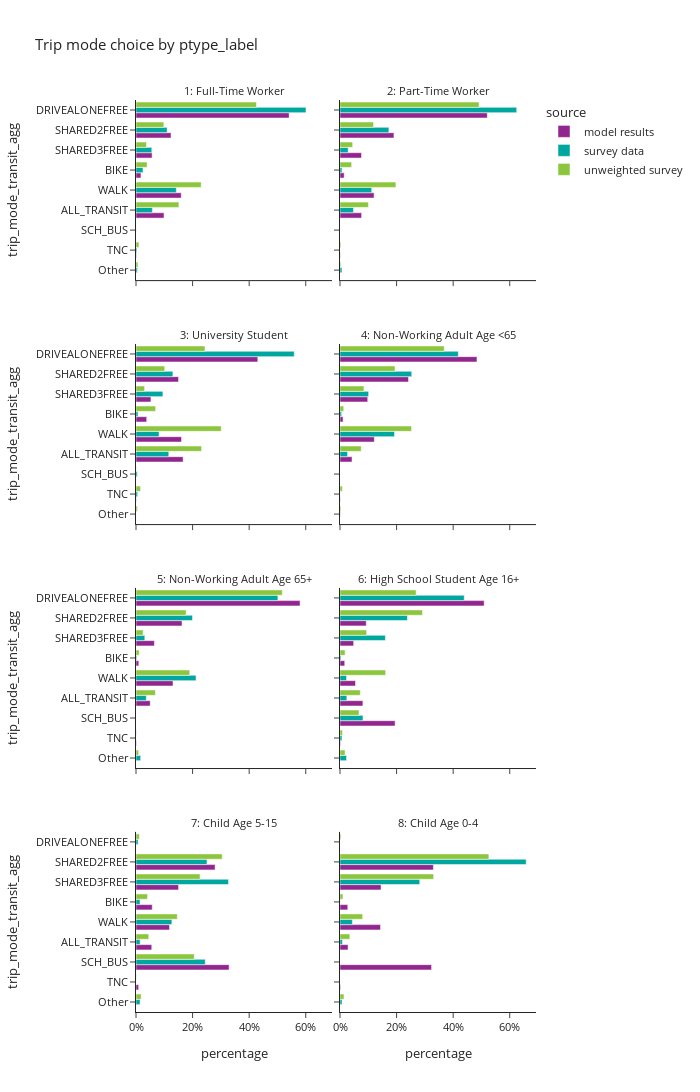
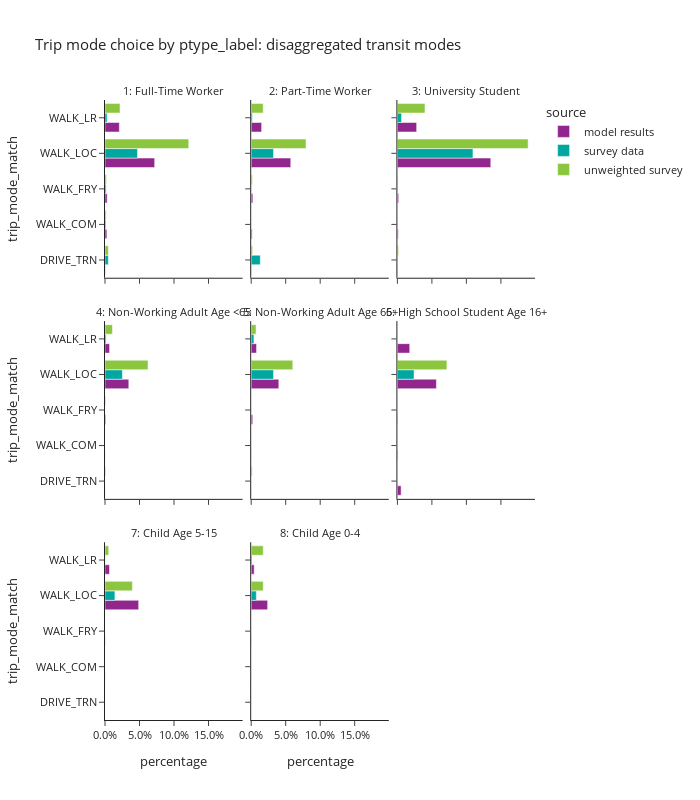

The notebook cell these images were saved under, in order:
### Code cell
plot_mode_choice(trip_data,'ptype_label',2,1200)
plot_mode_choice_transit(trip_data,'ptype_label',3,800)

### Figure 1 — Plotly figure (JSON) as saved in the notebook; plotly's stock layout.template omitted (floating-point values rounded to 4 significant figures)
{"data": [{"alignmentgroup": "True", "hovertemplate": "source=model results<br>ptype_label=1: Full-Time Worker<br>percentage=%{x}<br>trip_mode_transit_agg=%{y}<extra></extra>", "legendgroup": "model results", "marker": {"color": "#91268F", "pattern": {"shape": ""}}, "name": "model results", "offsetgroup": "model results", "orientation": "h", "showlegend": true, "textposition": "auto", "type": "bar", "x": [0.09906, 0.01741, 0.5414, 0.1239, 0.05698, 0.001392, 0.1599], "xaxis": "x7", "y": ["ALL_TRANSIT", "BIKE", "DRIVEALONEFREE", "SHARED2FREE", "SHARED3FREE", "TNC", "WALK"], "yaxis": "y7"}, {"alignmentgroup": "True", "hovertemplate": "source=model results<br>ptype_label=2: Part-Time Worker<br>percentage=%{x}<br>trip_mode_transit_agg=%{y}<extra></extra>", "legendgroup": "model results", "marker": {"color": "#91268F", "pattern": {"shape": ""}}, "name": "model results", "offsetgroup": "model results", "orientation": "h", "showlegend": false, "textposition": "auto", "type": "bar", "x": [0.07649, 0.01477, 0.5205, 0.1907, 0.07602, 0.001137, 0.1204], "xaxis": "x8", "y": ["ALL_TRANSIT", "BIKE", "DRIVEALONEFREE", "SHARED2FREE", "SHARED3FREE", "TNC", "WALK"], "yaxis": "y8"}, {"alignmentgroup": "True", "hovertemplate": "source=model results<br>ptype_label=3: University Student<br>percentage=%{x}<br>trip_mode_transit_agg=%{y}<extra></extra>", "legendgroup": "model results", "marker": {"color": "#91268F", "pattern": {"shape": ""}}, "name": "model results", "offsetgroup": "model results", "orientation": "h", "showlegend": false, "textposition": "auto", "type": "bar", "x": [0.1666, 0.03784, 0.4305, 0.1504, 0.0528, 0.0009964, 0.1609], "xaxis": "x5", "y": ["ALL_TRANSIT", "BIKE", "DRIVEALONEFREE", "SHARED2FREE", "SHARED3FREE", "TNC", "WALK"], "yaxis": "y5"}, {"alignmentgroup": "True", "hovertemplate": "source=model results<br>ptype_label=4: Non-Working Adult Age <65<br>percentage=%{x}<br>trip_mode_transit_agg=%{y}<extra></extra>", "legendgroup": "model results", "marker": {"color": "#91268F", "pattern": {"shape": ""}}, "name": "model results", "offsetgroup": "model results", "orientation": "h", "showlegend": false, "textposition": "auto", "type": "bar", "x": [0.04247, 0.01086, 0.4841, 0.2421, 0.09798, 0.001054, 0.1214], "xaxis": "x6", "y": ["ALL_TRANSIT", "BIKE", "DRIVEALONEFREE", "SHARED2FREE", "SHARED3FREE", "TNC", "WALK"], "yaxis": "y6"}, {"alignmentgroup": "True", "hovertemplate": "source=model results<br>ptype_label=5: Non-Working Adult Age 65+<br>percentage=%{x}<br>trip_mode_transit_agg=%{y}<extra></extra>", "legendgroup": "model results", "marker": {"color": "#91268F", "pattern": {"shape": ""}}, "name": "model results", "offsetgroup": "model results", "orientation": "h", "showlegend": false, "textposition": "auto", "type": "bar", "x": [0.05028, 0.009896, 0.5799, 0.1626, 0.06498, 0.001455, 0.1309], "xaxis": "x3", "y": ["ALL_TRANSIT", "BIKE", "DRIVEALONEFREE", "SHARED2FREE", "SHARED3FREE", "TNC", "WALK"], "yaxis": "y3"}, {"alignmentgroup": "True", "hovertemplate": "source=model results<br>ptype_label=6: High School Student Age 16+<br>percentage=%{x}<br>trip_mode_transit_agg=%{y}<extra></extra>", "legendgroup": "model results", "marker": {"color": "#91268F", "pattern": {"shape": ""}}, "name": "model results", "offsetgroup": "model results", "orientation": "h", "showlegend": false, "textposition": "auto", "type": "bar", "x": [0.08095, 0.01675, 0.5096, 0.1948, 0.09283, 0.04827, 0.002029, 0.05478], "xaxis": "x4", "y": ["ALL_TRANSIT", "BIKE", "DRIVEALONEFREE", "SCH_BUS", "SHARED2FREE", "SHARED3FREE", "TNC", "WALK"], "yaxis": "y4"}, {"alignmentgroup": "True", "hovertemplate": "source=model results<br>ptype_label=7: Child Age 5-15<br>percentage=%{x}<br>trip_mode_transit_agg=%{y}<extra></extra>", "legendgroup": "model results", "marker": {"color": "#91268F", "pattern": {"shape": ""}}, "name": "model results", "offsetgroup": "model results", "orientation": "h", "showlegend": false, "textposition": "auto", "type": "bar", "x": [0.0557, 0.05746, 0.329, 0.2795, 0.1505, 0.009396, 0.1184], "xaxis": "x", "y": ["ALL_TRANSIT", "BIKE", "SCH_BUS", "SHARED2FREE", "SHARED3FREE", "TNC", "WALK"], "yaxis": "y"}, {"alignmentgroup": "True", "hovertemplate": "source=model results<br>ptype_label=8: Child Age 0-4<br>percentage=%{x}<br>trip_mode_transit_agg=%{y}<extra></extra>", "legendgroup": "model results", "marker": {"color": "#91268F", "pattern": {"shape": ""}}, "name": "model results", "offsetgroup": "model results", "orientation": "h", "showlegend": false, "textposition": "auto", "type": "bar", "x": [0.02846, 0.02748, 0.3237, 0.3301, 0.1451, 0.002044, 0.1432], "xaxis": "x2", "y": ["ALL_TRANSIT", "BIKE", "SCH_BUS", "SHARED2FREE", "SHARED3FREE", "TNC", "WALK"], "yaxis": "y2"}, {"alignmentgroup": "True", "hovertemplate": "source=survey data<br>ptype_label=1: Full-Time Worker<br>percentage=%{x}<br>trip_mode_transit_agg=%{y}<extra></extra>", "legendgroup": "survey data", "marker": {"color": "#00A7A0", "pattern": {"shape": ""}}, "name": "survey data", "offsetgroup": "survey data", "orientation": "h", "showlegend": true, "textposition": "auto", "type": "bar", "x": [0.05786, 0.02472, 0.6009, 0.004764, 0.0003417, 0.1102, 0.05585, 0.002922, 0.1425], "xaxis": "x7", "y": ["ALL_TRANSIT", "BIKE", "DRIVEALONEFREE", "Other", "SCH_BUS", "SHARED2FREE", "SHARED3FREE", "TNC", "WALK"], "yaxis": "y7"}, {"alignmentgroup": "True", "hovertemplate": "source=survey data<br>ptype_label=2: Part-Time Worker<br>percentage=%{x}<br>trip_mode_transit_agg=%{y}<extra></extra>", "legendgroup": "survey data", "marker": {"color": "#00A7A0", "pattern": {"shape": ""}}, "name": "survey data", "offsetgroup": "survey data", "orientation": "h", "showlegend": false, "textposition": "auto", "type": "bar", "x": [0.04758, 0.007014, 0.6246, 0.006906, 0.1728, 0.02888, 0.0001595, 0.112], "xaxis": "x8", "y": ["ALL_TRANSIT", "BIKE", "DRIVEALONEFREE", "Other", "SHARED2FREE", "SHARED3FREE", "TNC", "WALK"], "yaxis": "y8"}, {"alignmentgroup": "True", "hovertemplate": "source=survey data<br>ptype_label=3: University Student<br>percentage=%{x}<br>trip_mode_transit_agg=%{y}<extra></extra>", "legendgroup": "survey data", "marker": {"color": "#00A7A0", "pattern": {"shape": ""}}, "name": "survey data", "offsetgroup": "survey data", "orientation": "h", "showlegend": false, "textposition": "auto", "type": "bar", "x": [0.116, 0.00704, 0.5595, 5.563e-05, 0.004605, 0.1303, 0.09515, 0.00583, 0.08154], "xaxis": "x5", "y": ["ALL_TRANSIT", "BIKE", "DRIVEALONEFREE", "Other", "SCH_BUS", "SHARED2FREE", "SHARED3FREE", "TNC", "WALK"], "yaxis": "y5"}, {"alignmentgroup": "True", "hovertemplate": "source=survey data<br>ptype_label=4: Non-Working Adult Age <65<br>percentage=%{x}<br>trip_mode_transit_agg=%{y}<extra></extra>", "legendgroup": "survey data", "marker": {"color": "#00A7A0", "pattern": {"shape": ""}}, "name": "survey data", "offsetgroup": "survey data", "orientation": "h", "showlegend": false, "textposition": "auto", "type": "bar", "x": [0.02677, 0.005854, 0.4183, 0.001306, 0.2536, 0.1012, 0.0003368, 0.1926], "xaxis": "x6", "y": ["ALL_TRANSIT", "BIKE", "DRIVEALONEFREE", "Other", "SHARED2FREE", "SHARED3FREE", "TNC", "WALK"], "yaxis": "y6"}, {"alignmentgroup": "True", "hovertemplate": "source=survey data<br>ptype_label=5: Non-Working Adult Age 65+<br>percentage=%{x}<br>trip_mode_transit_agg=%{y}<extra></extra>", "legendgroup": "survey data", "marker": {"color": "#00A7A0", "pattern": {"shape": ""}}, "name": "survey data", "offsetgroup": "survey data", "orientation": "h", "showlegend": false, "textposition": "auto", "type": "bar", "x": [0.03639, 0.002497, 0.5015, 0.01653, 0.1996, 0.03119, 0.2123], "xaxis": "x3", "y": ["ALL_TRANSIT", "BIKE", "DRIVEALONEFREE", "Other", "SHARED2FREE", "SHARED3FREE", "WALK"], "yaxis": "y3"}, {"alignmentgroup": "True", "hovertemplate": "source=survey data<br>ptype_label=6: High School Student Age 16+<br>percentage=%{x}<br>trip_mode_transit_agg=%{y}<extra></extra>", "legendgroup": "survey data", "marker": {"color": "#00A7A0", "pattern": {"shape": ""}}, "name": "survey data", "offsetgroup": "survey data", "orientation": "h", "showlegend": false, "textposition": "auto", "type": "bar", "x": [0.02416, 0.003517, 0.4392, 0.02317, 0.08125, 0.2382, 0.1605, 0.006879, 0.02312], "xaxis": "x4", "y": ["ALL_TRANSIT", "BIKE", "DRIVEALONEFREE", "Other", "SCH_BUS", "SHARED2FREE", "SHARED3FREE", "TNC", "WALK"], "yaxis": "y4"}, {"alignmentgroup": "True", "hovertemplate": "source=survey data<br>ptype_label=7: Child Age 5-15<br>percentage=%{x}<br>trip_mode_transit_agg=%{y}<extra></extra>", "legendgroup": "survey data", "marker": {"color": "#00A7A0", "pattern": {"shape": ""}}, "name": "survey data", "offsetgroup": "survey data", "orientation": "h", "showlegend": false, "textposition": "auto", "type": "bar", "x": [0.01454, 0.0141, 0.007419, 0.0144, 0.2448, 0.2509, 0.3271, 4.418e-06, 0.1268], "xaxis": "x", "y": ["ALL_TRANSIT", "BIKE", "DRIVEALONEFREE", "Other", "SCH_BUS", "SHARED2FREE", "SHARED3FREE", "TNC", "WALK"], "yaxis": "y"}, {"alignmentgroup": "True", "hovertemplate": "source=survey data<br>ptype_label=8: Child Age 0-4<br>percentage=%{x}<br>trip_mode_transit_agg=%{y}<extra></extra>", "legendgroup": "survey data", "marker": {"color": "#00A7A0", "pattern": {"shape": ""}}, "name": "survey data", "offsetgroup": "survey data", "orientation": "h", "showlegend": false, "textposition": "auto", "type": "bar", "x": [0.008603, 0.0005273, 0.0, 0.007142, 0.6582, 0.2818, 0.04377], "xaxis": "x2", "y": ["ALL_TRANSIT", "BIKE", "DRIVEALONEFREE", "Other", "SHARED2FREE", "SHARED3FREE", "WALK"], "yaxis": "y2"}, {"alignmentgroup": "True", "hovertemplate": "source=unweighted survey<br>ptype_label=1: Full-Time Worker<br>percentage=%{x}<br>trip_mode_transit_agg=%{y}<extra></extra>", "legendgroup": "unweighted survey", "marker": {"color": "#8CC63E", "pattern": {"shape": ""}}, "name": "unweighted survey", "offsetgroup": "unweighted survey", "orientation": "h", "showlegend": true, "textposition": "auto", "type": "bar", "x": [0.1517, 0.03927, 0.4259, 0.006832, 0.0001502, 0.09843, 0.03701, 0.01029, 0.2305], "xaxis": "x7", "y": ["ALL_TRANSIT", "BIKE", "DRIVEALONEFREE", "Other", "SCH_BUS", "SHARED2FREE", "SHARED3FREE", "TNC", "WALK"], "yaxis": "y7"}, {"alignmentgroup": "True", "hovertemplate": "source=unweighted survey<br>ptype_label=2: Part-Time Worker<br>percentage=%{x}<br>trip_mode_transit_agg=%{y}<extra></extra>", "legendgroup": "unweighted survey", "marker": {"color": "#8CC63E", "pattern": {"shape": ""}}, "name": "unweighted survey", "offsetgroup": "unweighted survey", "orientation": "h", "showlegend": false, "textposition": "auto", "type": "bar", "x": [0.1004, 0.04111, 0.4913, 0.003162, 0.1186, 0.04466, 0.003162, 0.1976], "xaxis": "x8", "y": ["ALL_TRANSIT", "BIKE", "DRIVEALONEFREE", "Other", "SHARED2FREE", "SHARED3FREE", "TNC", "WALK"], "yaxis": "y8"}, {"alignmentgroup": "True", "hovertemplate": "source=unweighted survey<br>ptype_label=3: University Student<br>percentage=%{x}<br>trip_mode_transit_agg=%{y}<extra></extra>", "legendgroup": "unweighted survey", "marker": {"color": "#8CC63E", "pattern": {"shape": ""}}, "name": "unweighted survey", "offsetgroup": "unweighted survey", "orientation": "h", "showlegend": false, "textposition": "auto", "type": "bar", "x": [0.2318, 0.06954, 0.2438, 0.004796, 0.0007994, 0.1015, 0.03038, 0.01599, 0.3014], "xaxis": "x5", "y": ["ALL_TRANSIT", "BIKE", "DRIVEALONEFREE", "Other", "SCH_BUS", "SHARED2FREE", "SHARED3FREE", "TNC", "WALK"], "yaxis": "y5"}, {"alignmentgroup": "True", "hovertemplate": "source=unweighted survey<br>ptype_label=4: Non-Working Adult Age <65<br>percentage=%{x}<br>trip_mode_transit_agg=%{y}<extra></extra>", "legendgroup": "unweighted survey", "marker": {"color": "#8CC63E", "pattern": {"shape": ""}}, "name": "unweighted survey", "offsetgroup": "unweighted survey", "orientation": "h", "showlegend": false, "textposition": "auto", "type": "bar", "x": [0.07499, 0.01314, 0.3685, 0.003105, 0.1944, 0.08455, 0.008359, 0.2529], "xaxis": "x6", "y": ["ALL_TRANSIT", "BIKE", "DRIVEALONEFREE", "Other", "SHARED2FREE", "SHARED3FREE", "TNC", "WALK"], "yaxis": "y6"}, {"alignmentgroup": "True", "hovertemplate": "source=unweighted survey<br>ptype_label=5: Non-Working Adult Age 65+<br>percentage=%{x}<br>trip_mode_transit_agg=%{y}<extra></extra>", "legendgroup": "unweighted survey", "marker": {"color": "#8CC63E", "pattern": {"shape": ""}}, "name": "unweighted survey", "offsetgroup": "unweighted survey", "orientation": "h", "showlegend": false, "textposition": "auto", "type": "bar", "x": [0.06865, 0.01105, 0.5171, 0.009377, 0.1772, 0.02512, 0.001674, 0.1899], "xaxis": "x3", "y": ["ALL_TRANSIT", "BIKE", "DRIVEALONEFREE", "Other", "SHARED2FREE", "SHARED3FREE", "TNC", "WALK"], "yaxis": "y3"}, {"alignmentgroup": "True", "hovertemplate": "source=unweighted survey<br>ptype_label=6: High School Student Age 16+<br>percentage=%{x}<br>trip_mode_transit_agg=%{y}<extra></extra>", "legendgroup": "unweighted survey", "marker": {"color": "#8CC63E", "pattern": {"shape": ""}}, "name": "unweighted survey", "offsetgroup": "unweighted survey", "orientation": "h", "showlegend": false, "textposition": "auto", "type": "bar", "x": [0.07175, 0.01794, 0.2691, 0.01794, 0.06726, 0.2915, 0.09417, 0.008969, 0.1614], "xaxis": "x4", "y": ["ALL_TRANSIT", "BIKE", "DRIVEALONEFREE", "Other", "SCH_BUS", "SHARED2FREE", "SHARED3FREE", "TNC", "WALK"], "yaxis": "y4"}, {"alignmentgroup": "True", "hovertemplate": "source=unweighted survey<br>ptype_label=7: Child Age 5-15<br>percentage=%{x}<br>trip_mode_transit_agg=%{y}<extra></extra>", "legendgroup": "unweighted survey", "marker": {"color": "#8CC63E", "pattern": {"shape": ""}}, "name": "unweighted survey", "offsetgroup": "unweighted survey", "orientation": "h", "showlegend": false, "textposition": "auto", "type": "bar", "x": [0.04506, 0.04077, 0.0118, 0.01824, 0.206, 0.3047, 0.2264, 0.001073, 0.1459], "xaxis": "x", "y": ["ALL_TRANSIT", "BIKE", "DRIVEALONEFREE", "Other", "SCH_BUS", "SHARED2FREE", "SHARED3FREE", "TNC", "WALK"], "yaxis": "y"}, {"alignmentgroup": "True", "hovertemplate": "source=unweighted survey<br>ptype_label=8: Child Age 0-4<br>percentage=%{x}<br>trip_mode_transit_agg=%{y}<extra></extra>", "legendgroup": "unweighted survey", "marker": {"color": "#8CC63E", "pattern": {"shape": ""}}, "name": "unweighted survey", "offsetgroup": "unweighted survey", "orientation": "h", "showlegend": false, "textposition": "auto", "type": "bar", "x": [0.03484, 0.01045, 0.003484, 0.01394, 0.5261, 0.331, 0.08014], "xaxis": "x2", "y": ["ALL_TRANSIT", "BIKE", "DRIVEALONEFREE", "Other", "SHARED2FREE", "SHARED3FREE", "WALK"], "yaxis": "y2"}], "layout": {"annotations": [{"font": {}, "showarrow": false, "text": "7: Child Age 5-15", "x": 0.245, "xanchor": "center", "xref": "paper", "y": 0.1975, "yanchor": "bottom", "yref": "paper"}, {"font": {}, "showarrow": false, "text": "8: Child Age 0-4", "x": 0.755, "xanchor": "center", "xref": "paper", "y": 0.1975, "yanchor": "bottom", "yref": "paper"}, {"font": {}, "showarrow": false, "text": "5: Non-Working Adult Age 65+", "x": 0.245, "xanchor": "center", "xref": "paper", "y": 0.465, "yanchor": "bottom", "yref": "paper"}, {"font": {}, "showarrow": false, "text": "6: High School Student Age 16+", "x": 0.755, "xanchor": "center", "xref": "paper", "y": 0.465, "yanchor": "bottom", "yref": "paper"}, {"font": {}, "showarrow": false, "text": "3: University Student", "x": 0.245, "xanchor": "center", "xref": "paper", "y": 0.7325, "yanchor": "bottom", "yref": "paper"}, {"font": {}, "showarrow": false, "text": "4: Non-Working Adult Age <65", "x": 0.755, "xanchor": "center", "xref": "paper", "y": 0.7325, "yanchor": "bottom", "yref": "paper"}, {"font": {}, "showarrow": false, "text": "1: Full-Time Worker", "x": 0.245, "xanchor": "center", "xref": "paper", "y": 1.0, "yanchor": "bottom", "yref": "paper"}, {"font": {}, "showarrow": false, "text": "2: Part-Time Worker", "x": 0.755, "xanchor": "center", "xref": "paper", "y": 1.0, "yanchor": "bottom", "yref": "paper"}], "barmode": "group", "height": 1200, "legend": {"title": {"text": "source"}, "tracegroupgap": 0}, "title": {"text": "Trip mode choice by ptype_label"}, "width": 700, "xaxis": {"anchor": "y", "domain": [0.0, 0.49], "tickformat": ".0%", "title": {"text": "percentage"}}, "xaxis2": {"anchor": "y2", "domain": [0.51, 1.0], "matches": "x", "tickformat": ".0%", "title": {"text": "percentage"}}, "xaxis3": {"anchor": "y3", "domain": [0.0, 0.49], "matches": "x", "showticklabels": false}, "xaxis4": {"anchor": "y4", "domain": [0.51, 1.0], "matches": "x", "showticklabels": false}, "xaxis5": {"anchor": "y5", "domain": [0.0, 0.49], "matches": "x", "showticklabels": false}, "xaxis6": {"anchor": "y6", "domain": [0.51, 1.0], "matches": "x", "showticklabels": false}, "xaxis7": {"anchor": "y7", "domain": [0.0, 0.49], "matches": "x", "showticklabels": false}, "xaxis8": {"anchor": "y8", "domain": [0.51, 1.0], "matches": "x", "showticklabels": false}, "yaxis": {"anchor": "x", "categoryarray": ["Other", "TNC", "SCH_BUS", "ALL_TRANSIT", "WALK", "BIKE", "SHARED3FREE", "SHARED2FREE", "DRIVEALONEFREE"], "categoryorder": "array", "domain": [0.0, 0.1975], "title": {"text": "trip_mode_transit_agg"}}, "yaxis2": {"anchor": "x2", "domain": [0.0, 0.1975], "matches": "y", "showticklabels": false}, "yaxis3": {"anchor": "x3", "categoryarray": ["Other", "TNC", "SCH_BUS", "ALL_TRANSIT", "WALK", "BIKE", "SHARED3FREE", "SHARED2FREE", "DRIVEALONEFREE"], "categoryorder": "array", "domain": [0.2675, 0.465], "matches": "y", "title": {"text": "trip_mode_transit_agg"}}, "yaxis4": {"anchor": "x4", "domain": [0.2675, 0.465], "matches": "y", "showticklabels": false}, "yaxis5": {"anchor": "x5", "categoryarray": ["Other", "TNC", "SCH_BUS", "ALL_TRANSIT", "WALK", "BIKE", "SHARED3FREE", "SHARED2FREE", "DRIVEALONEFREE"], "categoryorder": "array", "domain": [0.535, 0.7325], "matches": "y", "title": {"text": "trip_mode_transit_agg"}}, "yaxis6": {"anchor": "x6", "domain": [0.535, 0.7325], "matches": "y", "showticklabels": false}, "yaxis7": {"anchor": "x7", "categoryarray": ["Other", "TNC", "SCH_BUS", "ALL_TRANSIT", "WALK", "BIKE", "SHARED3FREE", "SHARED2FREE", "DRIVEALONEFREE"], "categoryorder": "array", "domain": [0.8025, 1.0], "matches": "y", "title": {"text": "trip_mode_transit_agg"}}, "yaxis8": {"anchor": "x8", "domain": [0.8025, 1.0], "matches": "y", "showticklabels": false}}}

### Figure 2 — Plotly figure (JSON) as saved in the notebook; plotly's stock layout.template omitted (floating-point values rounded to 4 significant figures)
{"data": [{"alignmentgroup": "True", "hovertemplate": "source=model results<br>ptype_label=1: Full-Time Worker<br>percentage=%{x}<br>trip_mode_match=%{y}<extra></extra>", "legendgroup": "model results", "marker": {"color": "#91268F", "pattern": {"shape": ""}}, "name": "model results", "offsetgroup": "model results", "orientation": "h", "showlegend": true, "textposition": "auto", "type": "bar", "x": [0.0004786, 0.00271, 0.003128, 0.07197, 0.02078], "xaxis": "x7", "y": ["DRIVE_TRN", "WALK_COM", "WALK_FRY", "WALK_LOC", "WALK_LR"], "yaxis": "y7"}, {"alignmentgroup": "True", "hovertemplate": "source=model results<br>ptype_label=2: Part-Time Worker<br>percentage=%{x}<br>trip_mode_match=%{y}<extra></extra>", "legendgroup": "model results", "marker": {"color": "#91268F", "pattern": {"shape": ""}}, "name": "model results", "offsetgroup": "model results", "orientation": "h", "showlegend": false, "textposition": "auto", "type": "bar", "x": [0.0003289, 0.001355, 0.002388, 0.05733, 0.0151], "xaxis": "x8", "y": ["DRIVE_TRN", "WALK_COM", "WALK_FRY", "WALK_LOC", "WALK_LR"], "yaxis": "y8"}, {"alignmentgroup": "True", "hovertemplate": "source=model results<br>ptype_label=3: University Student<br>percentage=%{x}<br>trip_mode_match=%{y}<extra></extra>", "legendgroup": "model results", "marker": {"color": "#91268F", "pattern": {"shape": ""}}, "name": "model results", "offsetgroup": "model results", "orientation": "h", "showlegend": false, "textposition": "auto", "type": "bar", "x": [0.0003744, 0.001154, 0.001789, 0.1353, 0.0279], "xaxis": "x9", "y": ["DRIVE_TRN", "WALK_COM", "WALK_FRY", "WALK_LOC", "WALK_LR"], "yaxis": "y9"}, {"alignmentgroup": "True", "hovertemplate": "source=model results<br>ptype_label=4: Non-Working Adult Age <65<br>percentage=%{x}<br>trip_mode_match=%{y}<extra></extra>", "legendgroup": "model results", "marker": {"color": "#91268F", "pattern": {"shape": ""}}, "name": "model results", "offsetgroup": "model results", "orientation": "h", "showlegend": false, "textposition": "auto", "type": "bar", "x": [0.0001279, 0.000157, 0.00109, 0.03447, 0.006623], "xaxis": "x4", "y": ["DRIVE_TRN", "WALK_COM", "WALK_FRY", "WALK_LOC", "WALK_LR"], "yaxis": "y4"}, {"alignmentgroup": "True", "hovertemplate": "source=model results<br>ptype_label=5: Non-Working Adult Age 65+<br>percentage=%{x}<br>trip_mode_match=%{y}<extra></extra>", "legendgroup": "model results", "marker": {"color": "#91268F", "pattern": {"shape": ""}}, "name": "model results", "offsetgroup": "model results", "orientation": "h", "showlegend": false, "textposition": "auto", "type": "bar", "x": [0.0001087, 0.0001789, 0.002237, 0.04002, 0.007735], "xaxis": "x5", "y": ["DRIVE_TRN", "WALK_COM", "WALK_FRY", "WALK_LOC", "WALK_LR"], "yaxis": "y5"}, {"alignmentgroup": "True", "hovertemplate": "source=model results<br>ptype_label=6: High School Student Age 16+<br>percentage=%{x}<br>trip_mode_match=%{y}<extra></extra>", "legendgroup": "model results", "marker": {"color": "#91268F", "pattern": {"shape": ""}}, "name": "model results", "offsetgroup": "model results", "orientation": "h", "showlegend": false, "textposition": "auto", "type": "bar", "x": [0.005363, 0.0007062, 0.000519, 0.0565, 0.01786], "xaxis": "x6", "y": ["DRIVE_TRN", "WALK_COM", "WALK_FRY", "WALK_LOC", "WALK_LR"], "yaxis": "y6"}, {"alignmentgroup": "True", "hovertemplate": "source=model results<br>ptype_label=7: Child Age 5-15<br>percentage=%{x}<br>trip_mode_match=%{y}<extra></extra>", "legendgroup": "model results", "marker": {"color": "#91268F", "pattern": {"shape": ""}}, "name": "model results", "offsetgroup": "model results", "orientation": "h", "showlegend": false, "textposition": "auto", "type": "bar", "x": [0.0001482, 0.0002583, 0.04877, 0.006521], "xaxis": "x", "y": ["WALK_COM", "WALK_FRY", "WALK_LOC", "WALK_LR"], "yaxis": "y"}, {"alignmentgroup": "True", "hovertemplate": "source=model results<br>ptype_label=8: Child Age 0-4<br>percentage=%{x}<br>trip_mode_match=%{y}<extra></extra>", "legendgroup": "model results", "marker": {"color": "#91268F", "pattern": {"shape": ""}}, "name": "model results", "offsetgroup": "model results", "orientation": "h", "showlegend": false, "textposition": "auto", "type": "bar", "x": [6.114e-05, 0.0002751, 0.02381, 0.004312], "xaxis": "x2", "y": ["WALK_COM", "WALK_FRY", "WALK_LOC", "WALK_LR"], "yaxis": "y2"}, {"alignmentgroup": "True", "hovertemplate": "source=survey data<br>ptype_label=1: Full-Time Worker<br>percentage=%{x}<br>trip_mode_match=%{y}<extra></extra>", "legendgroup": "survey data", "marker": {"color": "#00A7A0", "pattern": {"shape": ""}}, "name": "survey data", "offsetgroup": "survey data", "orientation": "h", "showlegend": true, "textposition": "auto", "type": "bar", "x": [0.004856, 0.001327, 0.001643, 0.04708, 0.002956], "xaxis": "x7", "y": ["DRIVE_TRN", "WALK_COM", "WALK_FRY", "WALK_LOC", "WALK_LR"], "yaxis": "y7"}, {"alignmentgroup": "True", "hovertemplate": "source=survey data<br>ptype_label=2: Part-Time Worker<br>percentage=%{x}<br>trip_mode_match=%{y}<extra></extra>", "legendgroup": "survey data", "marker": {"color": "#00A7A0", "pattern": {"shape": ""}}, "name": "survey data", "offsetgroup": "survey data", "orientation": "h", "showlegend": false, "textposition": "auto", "type": "bar", "x": [0.01319, 0.0003804, 0.03234, 0.001673], "xaxis": "x8", "y": ["DRIVE_TRN", "WALK_FRY", "WALK_LOC", "WALK_LR"], "yaxis": "y8"}, {"alignmentgroup": "True", "hovertemplate": "source=survey data<br>ptype_label=3: University Student<br>percentage=%{x}<br>trip_mode_match=%{y}<extra></extra>", "legendgroup": "survey data", "marker": {"color": "#00A7A0", "pattern": {"shape": ""}}, "name": "survey data", "offsetgroup": "survey data", "orientation": "h", "showlegend": false, "textposition": "auto", "type": "bar", "x": [0.0001834, 0.000258, 0.1095, 0.006013], "xaxis": "x9", "y": ["DRIVE_TRN", "WALK_FRY", "WALK_LOC", "WALK_LR"], "yaxis": "y9"}, {"alignmentgroup": "True", "hovertemplate": "source=survey data<br>ptype_label=4: Non-Working Adult Age <65<br>percentage=%{x}<br>trip_mode_match=%{y}<extra></extra>", "legendgroup": "survey data", "marker": {"color": "#00A7A0", "pattern": {"shape": ""}}, "name": "survey data", "offsetgroup": "survey data", "orientation": "h", "showlegend": false, "textposition": "auto", "type": "bar", "x": [0.02518, 0.001582], "xaxis": "x4", "y": ["WALK_LOC", "WALK_LR"], "yaxis": "y4"}, {"alignmentgroup": "True", "hovertemplate": "source=survey data<br>ptype_label=5: Non-Working Adult Age 65+<br>percentage=%{x}<br>trip_mode_match=%{y}<extra></extra>", "legendgroup": "survey data", "marker": {"color": "#00A7A0", "pattern": {"shape": ""}}, "name": "survey data", "offsetgroup": "survey data", "orientation": "h", "showlegend": false, "textposition": "auto", "type": "bar", "x": [1.547e-05, 0.03241, 0.003963], "xaxis": "x5", "y": ["DRIVE_TRN", "WALK_LOC", "WALK_LR"], "yaxis": "y5"}, {"alignmentgroup": "True", "hovertemplate": "source=survey data<br>ptype_label=6: High School Student Age 16+<br>percentage=%{x}<br>trip_mode_match=%{y}<extra></extra>", "legendgroup": "survey data", "marker": {"color": "#00A7A0", "pattern": {"shape": ""}}, "name": "survey data", "offsetgroup": "survey data", "orientation": "h", "showlegend": false, "textposition": "auto", "type": "bar", "x": [0.02416], "xaxis": "x6", "y": ["WALK_LOC"], "yaxis": "y6"}, {"alignmentgroup": "True", "hovertemplate": "source=survey data<br>ptype_label=7: Child Age 5-15<br>percentage=%{x}<br>trip_mode_match=%{y}<extra></extra>", "legendgroup": "survey data", "marker": {"color": "#00A7A0", "pattern": {"shape": ""}}, "name": "survey data", "offsetgroup": "survey data", "orientation": "h", "showlegend": false, "textposition": "auto", "type": "bar", "x": [0.01436, 0.0001832], "xaxis": "x", "y": ["WALK_LOC", "WALK_LR"], "yaxis": "y"}, {"alignmentgroup": "True", "hovertemplate": "source=survey data<br>ptype_label=8: Child Age 0-4<br>percentage=%{x}<br>trip_mode_match=%{y}<extra></extra>", "legendgroup": "survey data", "marker": {"color": "#00A7A0", "pattern": {"shape": ""}}, "name": "survey data", "offsetgroup": "survey data", "orientation": "h", "showlegend": false, "textposition": "auto", "type": "bar", "x": [0.00745, 0.001153], "xaxis": "x2", "y": ["WALK_LOC", "WALK_LR"], "yaxis": "y2"}, {"alignmentgroup": "True", "hovertemplate": "source=unweighted survey<br>ptype_label=1: Full-Time Worker<br>percentage=%{x}<br>trip_mode_match=%{y}<extra></extra>", "legendgroup": "unweighted survey", "marker": {"color": "#8CC63E", "pattern": {"shape": ""}}, "name": "unweighted survey", "offsetgroup": "unweighted survey", "orientation": "h", "showlegend": true, "textposition": "auto", "type": "bar", "x": [0.004805, 0.001652, 0.002102, 0.1213, 0.02177], "xaxis": "x7", "y": ["DRIVE_TRN", "WALK_COM", "WALK_FRY", "WALK_LOC", "WALK_LR"], "yaxis": "y7"}, {"alignmentgroup": "True", "hovertemplate": "source=unweighted survey<br>ptype_label=2: Part-Time Worker<br>percentage=%{x}<br>trip_mode_match=%{y}<extra></extra>", "legendgroup": "unweighted survey", "marker": {"color": "#8CC63E", "pattern": {"shape": ""}}, "name": "unweighted survey", "offsetgroup": "unweighted survey", "orientation": "h", "showlegend": false, "textposition": "auto", "type": "bar", "x": [0.001976, 0.001581, 0.07945, 0.01739], "xaxis": "x8", "y": ["DRIVE_TRN", "WALK_FRY", "WALK_LOC", "WALK_LR"], "yaxis": "y8"}, {"alignmentgroup": "True", "hovertemplate": "source=unweighted survey<br>ptype_label=3: University Student<br>percentage=%{x}<br>trip_mode_match=%{y}<extra></extra>", "legendgroup": "unweighted survey", "marker": {"color": "#8CC63E", "pattern": {"shape": ""}}, "name": "unweighted survey", "offsetgroup": "unweighted survey", "orientation": "h", "showlegend": false, "textposition": "auto", "type": "bar", "x": [0.001599, 0.0007994, 0.1894, 0.03997], "xaxis": "x9", "y": ["DRIVE_TRN", "WALK_FRY", "WALK_LOC", "WALK_LR"], "yaxis": "y9"}, {"alignmentgroup": "True", "hovertemplate": "source=unweighted survey<br>ptype_label=4: Non-Working Adult Age <65<br>percentage=%{x}<br>trip_mode_match=%{y}<extra></extra>", "legendgroup": "unweighted survey", "marker": {"color": "#8CC63E", "pattern": {"shape": ""}}, "name": "unweighted survey", "offsetgroup": "unweighted survey", "orientation": "h", "showlegend": false, "textposition": "auto", "type": "bar", "x": [0.0009553, 0.0009553, 0.06234, 0.01075], "xaxis": "x4", "y": ["DRIVE_TRN", "WALK_FRY", "WALK_LOC", "WALK_LR"], "yaxis": "y4"}, {"alignmentgroup": "True", "hovertemplate": "source=unweighted survey<br>ptype_label=5: Non-Working Adult Age 65+<br>percentage=%{x}<br>trip_mode_match=%{y}<extra></extra>", "legendgroup": "unweighted survey", "marker": {"color": "#8CC63E", "pattern": {"shape": ""}}, "name": "unweighted survey", "offsetgroup": "unweighted survey", "orientation": "h", "showlegend": false, "textposition": "auto", "type": "bar", "x": [0.00134, 0.06028, 0.007033], "xaxis": "x5", "y": ["DRIVE_TRN", "WALK_LOC", "WALK_LR"], "yaxis": "y5"}, {"alignmentgroup": "True", "hovertemplate": "source=unweighted survey<br>ptype_label=6: High School Student Age 16+<br>percentage=%{x}<br>trip_mode_match=%{y}<extra></extra>", "legendgroup": "unweighted survey", "marker": {"color": "#8CC63E", "pattern": {"shape": ""}}, "name": "unweighted survey", "offsetgroup": "unweighted survey", "orientation": "h", "showlegend": false, "textposition": "auto", "type": "bar", "x": [0.07175], "xaxis": "x6", "y": ["WALK_LOC"], "yaxis": "y6"}, {"alignmentgroup": "True", "hovertemplate": "source=unweighted survey<br>ptype_label=7: Child Age 5-15<br>percentage=%{x}<br>trip_mode_match=%{y}<extra></extra>", "legendgroup": "unweighted survey", "marker": {"color": "#8CC63E", "pattern": {"shape": ""}}, "name": "unweighted survey", "offsetgroup": "unweighted survey", "orientation": "h", "showlegend": false, "textposition": "auto", "type": "bar", "x": [0.0397, 0.005365], "xaxis": "x", "y": ["WALK_LOC", "WALK_LR"], "yaxis": "y"}, {"alignmentgroup": "True", "hovertemplate": "source=unweighted survey<br>ptype_label=8: Child Age 0-4<br>percentage=%{x}<br>trip_mode_match=%{y}<extra></extra>", "legendgroup": "unweighted survey", "marker": {"color": "#8CC63E", "pattern": {"shape": ""}}, "name": "unweighted survey", "offsetgroup": "unweighted survey", "orientation": "h", "showlegend": false, "textposition": "auto", "type": "bar", "x": [0.01742, 0.01742], "xaxis": "x2", "y": ["WALK_LOC", "WALK_LR"], "yaxis": "y2"}], "layout": {"annotations": [{"font": {}, "showarrow": false, "text": "7: Child Age 5-15", "x": 0.16, "xanchor": "center", "xref": "paper", "y": 0.2867, "yanchor": "bottom", "yref": "paper"}, {"font": {}, "showarrow": false, "text": "8: Child Age 0-4", "x": 0.5, "xanchor": "center", "xref": "paper", "y": 0.2867, "yanchor": "bottom", "yref": "paper"}, {"font": {}, "showarrow": false, "text": "4: Non-Working Adult Age <65", "x": 0.16, "xanchor": "center", "xref": "paper", "y": 0.6433, "yanchor": "bottom", "yref": "paper"}, {"font": {}, "showarrow": false, "text": "5: Non-Working Adult Age 65+", "x": 0.5, "xanchor": "center", "xref": "paper", "y": 0.6433, "yanchor": "bottom", "yref": "paper"}, {"font": {}, "showarrow": false, "text": "6: High School Student Age 16+", "x": 0.84, "xanchor": "center", "xref": "paper", "y": 0.6433, "yanchor": "bottom", "yref": "paper"}, {"font": {}, "showarrow": false, "text": "1: Full-Time Worker", "x": 0.16, "xanchor": "center", "xref": "paper", "y": 1.0, "yanchor": "bottom", "yref": "paper"}, {"font": {}, "showarrow": false, "text": "2: Part-Time Worker", "x": 0.5, "xanchor": "center", "xref": "paper", "y": 1.0, "yanchor": "bottom", "yref": "paper"}, {"font": {}, "showarrow": false, "text": "3: University Student", "x": 0.84, "xanchor": "center", "xref": "paper", "y": 1.0, "yanchor": "bottom", "yref": "paper"}], "barmode": "group", "height": 800, "legend": {"title": {"text": "source"}, "tracegroupgap": 0}, "title": {"text": "Trip mode choice by ptype_label: disaggregated transit modes"}, "width": 700, "xaxis": {"anchor": "y", "domain": [0.0, 0.32], "tickformat": ".1%", "title": {"text": "percentage"}}, "xaxis2": {"anchor": "y2", "domain": [0.34, 0.66], "matches": "x", "tickformat": ".1%", "title": {"text": "percentage"}}, "xaxis3": {"anchor": "y3", "domain": [0.68, 1.0], "matches": "x", "title": {"text": "percentage"}}, "xaxis4": {"anchor": "y4", "domain": [0.0, 0.32], "matches": "x", "showticklabels": false}, "xaxis5": {"anchor": "y5", "domain": [0.34, 0.66], "matches": "x", "showticklabels": false}, "xaxis6": {"anchor": "y6", "domain": [0.68, 1.0], "matches": "x", "showticklabels": false}, "xaxis7": {"anchor": "y7", "domain": [0.0, 0.32], "matches": "x", "showticklabels": false}, "xaxis8": {"anchor": "y8", "domain": [0.34, 0.66], "matches": "x", "showticklabels": false}, "xaxis9": {"anchor": "y9", "domain": [0.68, 1.0], "matches": "x", "showticklabels": false}, "yaxis": {"anchor": "x", "domain": [0.0, 0.2867], "title": {"text": "trip_mode_match"}}, "yaxis2": {"anchor": "x2", "domain": [0.0, 0.2867], "matches": "y", "showticklabels": false}, "yaxis3": {"anchor": "x3", "domain": [0.0, 0.2867], "matches": "y", "showticklabels": false}, "yaxis4": {"anchor": "x4", "domain": [0.3567, 0.6433], "matches": "y", "title": {"text": "trip_mode_match"}}, "yaxis5": {"anchor": "x5", "domain": [0.3567, 0.6433], "matches": "y", "showticklabels": false}, "yaxis6": {"anchor": "x6", "domain": [0.3567, 0.6433], "matches": "y", "showticklabels": false}, "yaxis7": {"anchor": "x7", "domain": [0.7133, 1.0], "matches": "y", "title": {"text": "trip_mode_match"}}, "yaxis8": {"anchor": "x8", "domain": [0.7133, 1.0], "matches": "y", "showticklabels": false}, "yaxis9": {"anchor": "x9", "domain": [0.7133, 1.0], "matches": "y", "showticklabels": false}}}
